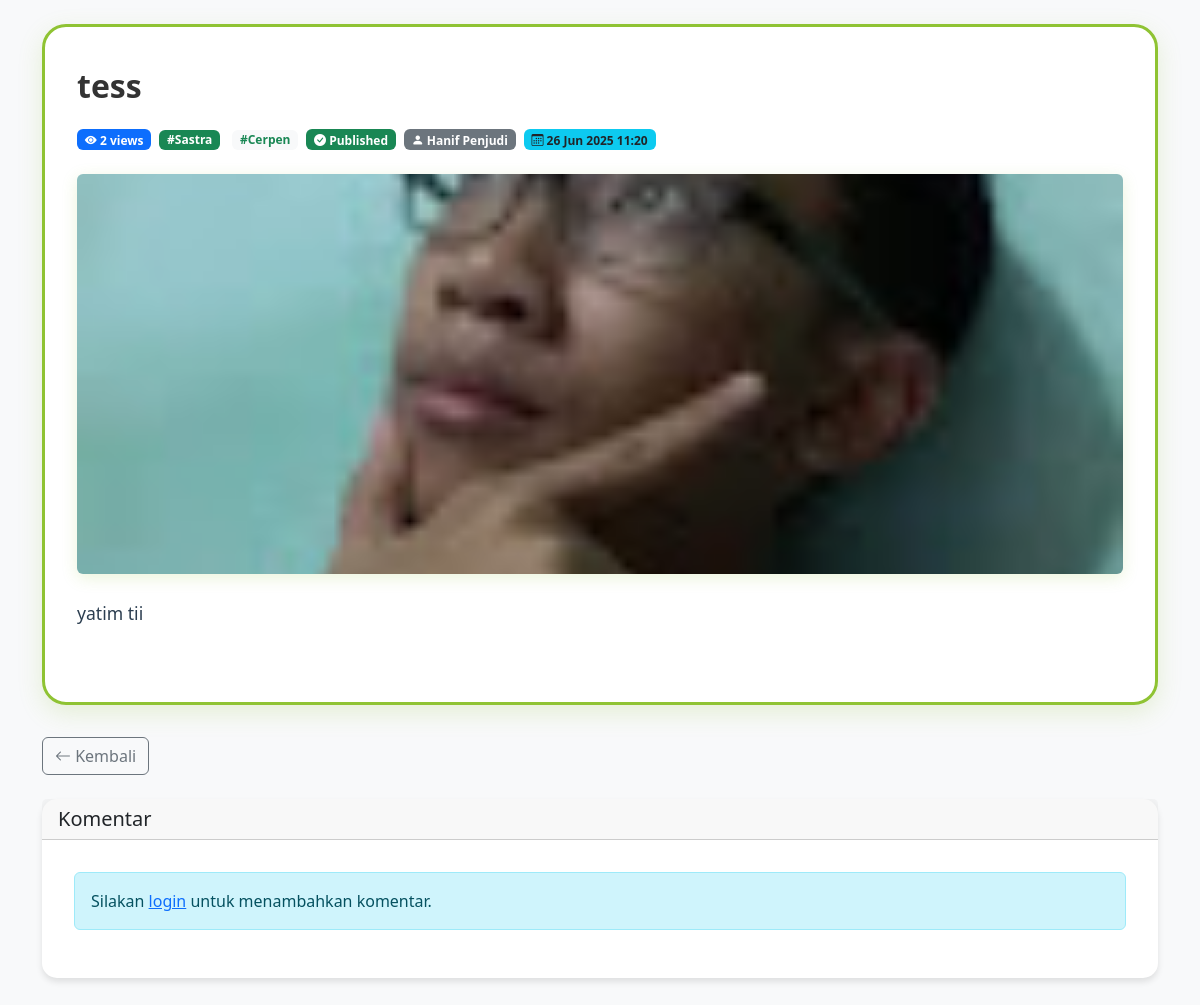
Screenshot of /tess-1 with the database file from the repository.
### tables this page shows
CREATE TABLE IF NOT EXISTS `blogs` (
  `id` int NOT NULL AUTO_INCREMENT,
  `title` varchar(255) NOT NULL,
  `content` text NOT NULL,
  `image` varchar(255) DEFAULT NULL,
  `created_at` timestamp NULL DEFAULT CURRENT_TIMESTAMP,
  `category_id` int DEFAULT NULL,
  `author_id` int DEFAULT NULL,
  `author_type` enum('admin','user') DEFAULT NULL,
  `status` enum('draft','published') DEFAULT 'draft',
  `views` int NOT NULL DEFAULT '0',
  `slug` varchar(191) DEFAULT NULL,
  PRIMARY KEY (`id`),
  UNIQUE KEY `slug` (`slug`)
);

CREATE TABLE IF NOT EXISTS `category` (
  `id` int NOT NULL AUTO_INCREMENT,
  `category` varchar(127) NOT NULL,
  `parent_id` int DEFAULT NULL,
  PRIMARY KEY (`id`),
  KEY `parent_id` (`parent_id`)
);

### view_detail.php (the view, shortened to what this page needs)
<?php
include 'bloging/config.php';
if (isset($_GET['slug'])) {
    $slug = $_GET['slug'];
    $stmt = $conn->prepare("
        SELECT b.*,
               c.category as category_name,
               CASE
                   WHEN b.author_type = 'admin' THEN a.first_name
                   ELSE u.fname
               END as author_name
        FROM blogs b
        LEFT JOIN category c ON b.category_id = c.id
        LEFT JOIN admin a ON b.author_type = 'admin' AND b.author_id = a.id
        LEFT JOIN users u ON b.author_type = 'user' AND b.author_id = u.id
        WHERE b.slug = ?
    ");
    $stmt->bind_param("s", $slug);
} else if (isset($_GET['id'])) {
    $id = intval($_GET['id']);
    $stmt = $conn->prepare("
        SELECT b.*,
               c.category as category_name,
               CASE
                   WHEN b.author_type = 'admin' THEN a.first_name
                   ELSE u.fname
               END as author_name
        FROM blogs b
        LEFT JOIN category c ON b.category_id = c.id
        LEFT JOIN admin a ON b.author_type = 'admin' AND b.author_id = a.id
        LEFT JOIN users u ON b.author_type = 'user' AND b.author_id = u.id
        WHERE b.id = ?
    ");
    $stmt->bind_param("i", $id);
} else {
    header("Location: index.php");
    exit;
}
$stmt->execute();
$result = $stmt->get_result();
$blog = $result->fetch_assoc();
$id = $blog['id'];
$viewed_key = 'viewed_blog_' . $id;
$current_views = $blog['views'];
if (!isset($_SESSION[$viewed_key])) {
    $view_stmt = $conn->prepare("SELECT views FROM blogs WHERE id = ?");
    $view_stmt->bind_param("i", $id);
    $view_stmt->execute();
    $view_result = $view_stmt->get_result();
    $view_data = $view_result->fetch_assoc();
    $current_views = $view_data['views'];
}
$allCategories = [];
$resCat = $conn->query("SELECT id, category, parent_id FROM category");
while ($cat = $resCat->fetch_assoc()) {
    $allCategories[$cat['id']] = $cat;
}
?>
<!DOCTYPE html>
<html lang="id">
<head>
    <link href="https://cdn.jsdelivr.net/npm/bootstrap@5.3.0/dist/css/bootstrap.min.css" rel="stylesheet">
    <link href="https://cdn.jsdelivr.net/npm/bootstrap-icons@1.10.5/font/bootstrap-icons.css" rel="stylesheet">
</head>
<body class="bg-light">
    <div class="container py-4">
        <div class="card blog-detail-card">
            <div class="card-body">
                <h1 class="card-title mb-4" style="font-weight:700; color:#333; font-size:2rem;"><?= strip_tags($blog['title']) ?></h1>
                <div class="d-flex flex-wrap gap-2 mb-4 align-items-center">
                  <span class="badge bg-primary">
                    <i class="bi bi-eye-fill"></i> <?= number_format($current_views) ?> views
                  </span>
                  <?php
                  if (!empty($blog['category_id']) && isset($allCategories[$blog['category_id']])) {
                      $cat = $allCategories[$blog['category_id']];
                      if ($cat['parent_id'] && isset($allCategories[$cat['parent_id']])) {
                          $parent = $allCategories[$cat['parent_id']];
                          ?>
                          <a href="category.php?id=<?= $parent['id'] ?>" class="badge bg-success text-white text-decoration-none me-1">
                              #<?= htmlspecialchars($parent['category']) ?>
                          </a>
                          <a href="category.php?id=<?= $cat['id'] ?>" class="badge bg-light text-success text-decoration-none">
                              #<?= htmlspecialchars($cat['category']) ?>
                          </a>
                          <?php
                      } else {
                          ?>
                          <a href="category.php?id=<?= $cat['id'] ?>" class="badge bg-success text-white text-decoration-none">
                              #<?= htmlspecialchars($cat['category']) ?>
                          </a>
                          <?php
                      }
                  }
                  ?>
                  <span class="badge bg-<?= $blog['status'] === 'published' ? 'success' : 'warning' ?>">
                    <i class="bi bi-<?= $blog['status'] === 'published' ? 'check-circle' : 'clock' ?>-fill"></i>
                    <?= ucfirst($blog['status']) ?>
                  </span>
                  <span class="badge bg-secondary">
                    <i class="bi bi-person-fill"></i> <?= htmlspecialchars($blog['author_name']) ?>
                  </span>
                  <span class="badge bg-info text-dark">
                    <i class="bi bi-calendar3"></i> <?= date('d M Y H:i', strtotime($blog['created_at'])) ?>
                  </span>
                </div>
                <?php if (!empty($blog['image'])): ?>
                    <img src="bloging/uploads/<?= htmlspecialchars($blog['image']) ?>" alt="Blog Thumbnail" class="img-fluid rounded mb-4" style="max-height: 400px; width: 100%; object-fit: cover; border-radius:16px; box-shadow:0 4px 16px rgba(143,195,51,0.18);">
                <?php endif; ?>
                <div class="blog-content" style="margin-bottom:2rem;">
                    <?php
                    $content = $blog['content'];
                    $content = preg_replace('/src="uploads\/([^"]+)"/', 'src="bloging/uploads/$1"', $content);
                    echo $content;
                    ?>
                </div>
            </div>
        </div>
        <div class="mt-3">
            <a href="javascript:window.history.back()" class="btn btn-outline-secondary">
                <i class="bi bi-arrow-left"></i> Kembali
            </a>
        </div>
        <div class="card mt-4">
            <div class="card-header">
                <h5 class="mb-0">Komentar</h5>
            </div>
            <div class="card-body">
                <?php if (isset($_SESSION['author_id'])): ?>
                    <form id="commentForm" class="mb-4">
                        <input type="hidden" name="blog_id" value="<?= $id ?>">
                        <div class="mb-3">
                            <textarea class="form-control" name="comment" rows="3" placeholder="Tulis komentar..." required></textarea>
                        </div>
                        <button type="submit" class="btn btn-primary">Kirim Komentar</button>
                    </form>
                <?php else: ?>
                    <div class="alert alert-info">
                        Silakan <a href="login.php">login</a> untuk menambahkan komentar.
                    </div>
                <?php endif; ?>
            </div>
        </div>
    </div>
</body>
</html>

### view_detail.php (style rules this page uses)
.card { border: none; box-shadow: 0 4px 6px rgba(0, 0, 0, 0.1); margin-bottom: 2rem; background: #fff; border-radius: 15px; }
.card-body { padding: 2rem; }
.blog-content { overflow: visible; word-wrap: break-word; }
.blog-content p { margin-bottom: 1.5rem; line-height: 1.8; font-size: 1.1rem; color: #2c3e50; }
.blog-detail-card { border: 3px solid #8fc333; border-radius: 24px; box-shadow: 0 8px 25px rgba(143, 195, 51, 0.18); background: #fff; margin-bottom: 2rem; }
.blog-detail-card .card-body { padding: 2.5rem 2rem; }

### rows the page displays
blogs: title "tess", views "2", category.category "Cerpen", status "Published", created_at "26 Jun 2025 11:20", image (picture), content "yatim tii"

### other values shown
$parent['category'] "Sastra"
$blog['author_name'] "Hanif Penjudi"
